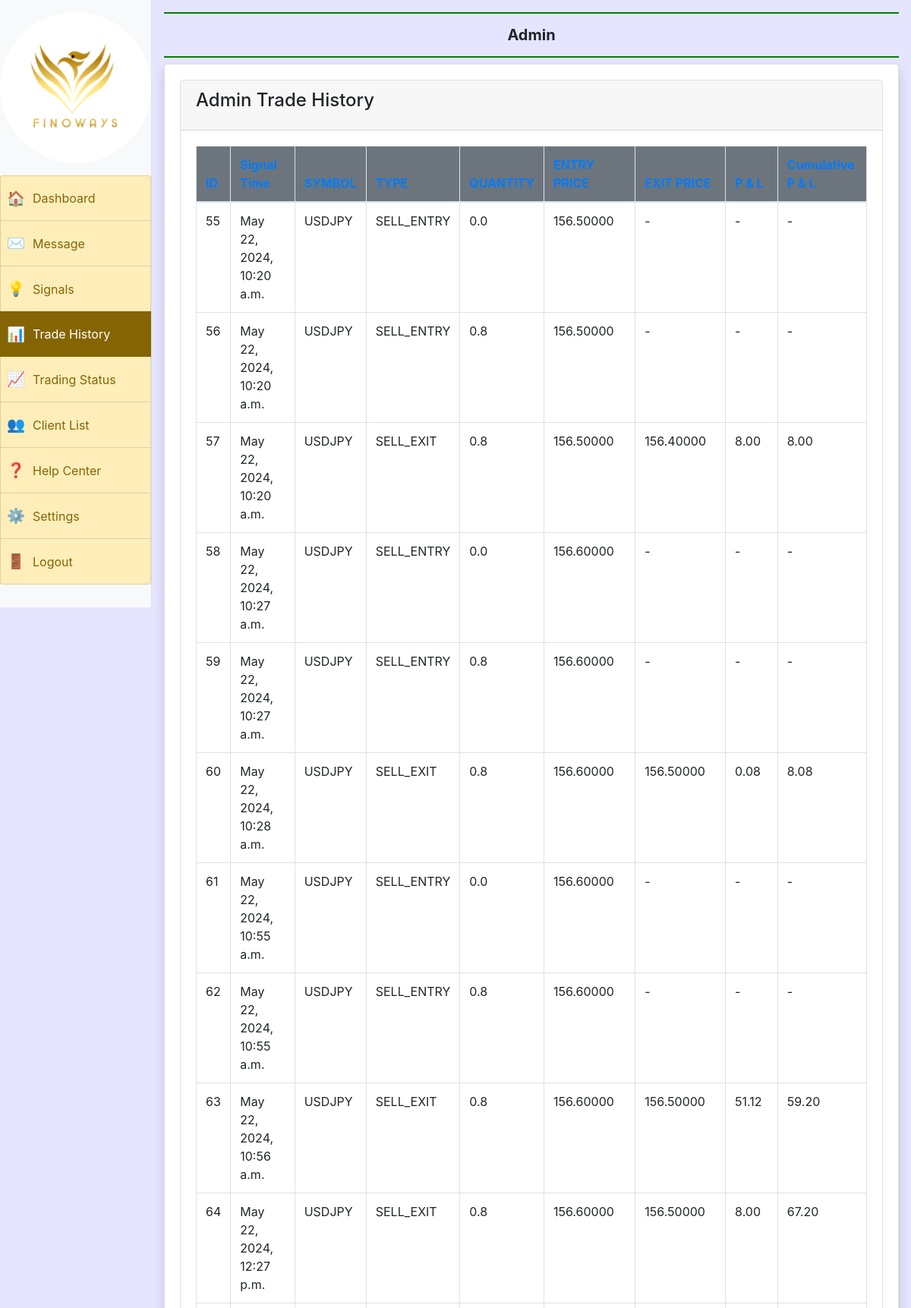
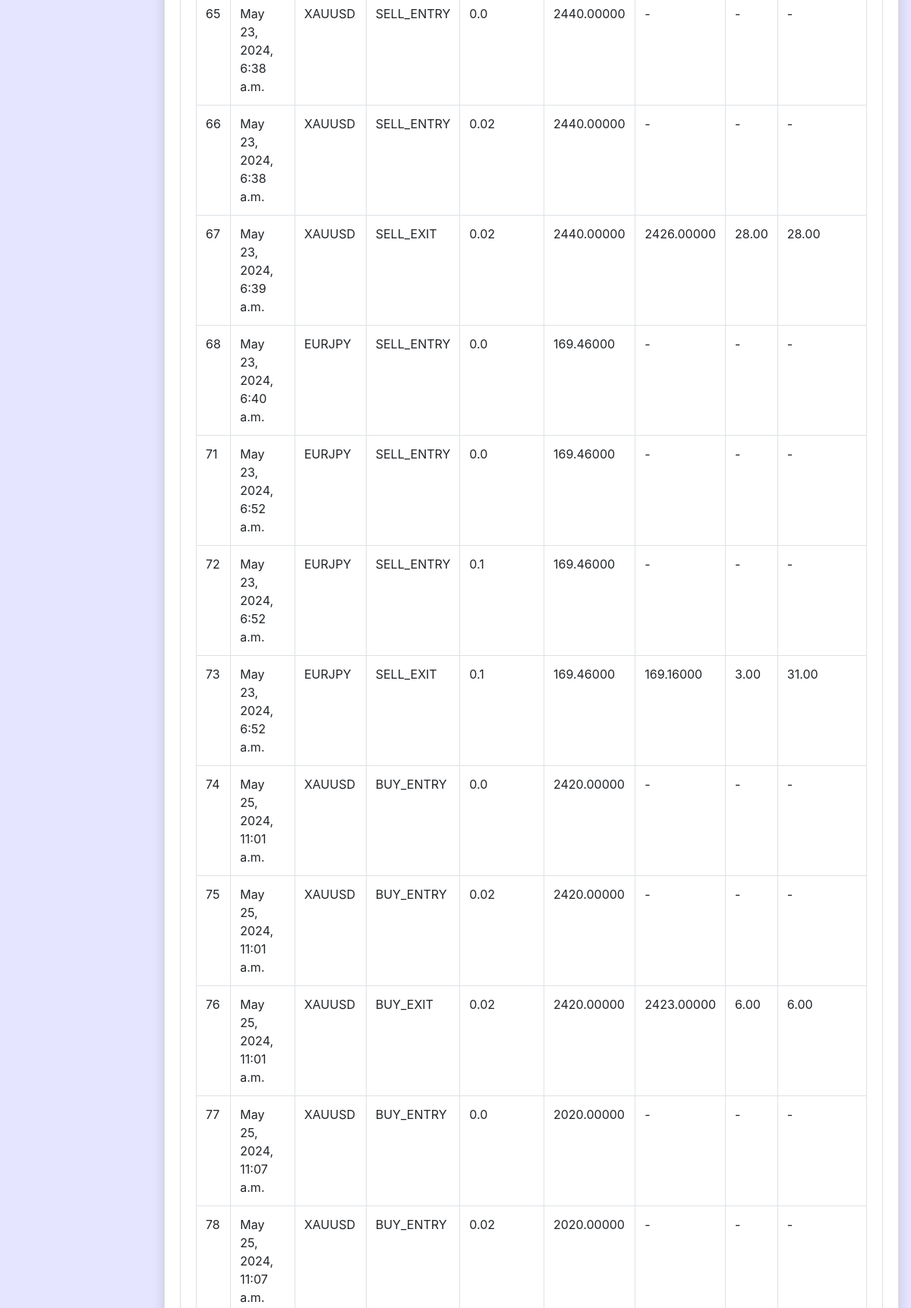
The page /admin_thistory/ (signed in, upper part) on the database its author committed (2 pictures, top to bottom).
### myapp/models.py (models this page shows)
class ClientSignal(models.Model):
    user = models.ForeignKey(User, on_delete=models.CASCADE , blank=True, null=True)
    admin = models.CharField(max_length=50, blank=True, null=True)
    client_id = models.CharField(max_length=50, blank=True, null=True)
    message_id = models.CharField(max_length=50, blank=True, null=True)
    ids = models.CharField(max_length=50, blank=True, null=True)
    SYMBOL = models.ForeignKey(SYMBOL, on_delete=models.CASCADE, related_name='client_signals')
    TYPE_CHOICES = (
        ('BUY_ENTRY', 'BUY_ENTRY'),
        ('BUY_EXIT', 'BUY_EXIT'),
        ('SELL_ENTRY', 'SELL_ENTRY'),
        ('SELL_EXIT', 'SELL_EXIT'),
    )
    TYPE = models.CharField(max_length=10, choices=TYPE_CHOICES)
    QUANTITY = models.FloatField(null=True, blank=True)
    ENTRY_PRICE = models.DecimalField(max_digits=12, decimal_places=5,null=True,blank=True)
    EXIT_PRICE = models.DecimalField(max_digits=12, decimal_places=5,null=True,blank=True)
    profit_loss =  models.DecimalField(max_digits=10, decimal_places=2,null=True,blank=True)
    cumulative_pl =  models.DecimalField(max_digits=10, decimal_places=2,null=True,blank=True)
    created_at = models.DateTimeField(auto_now_add=True)

class SYMBOL(models.Model):
      user = models.ForeignKey(User, on_delete=models.CASCADE , blank=True, null=True)
      SYMBOL = models.CharField(max_length=10)
      created_at = models.DateTimeField(auto_now_add=True)
      def __str__(self):
        return self.SYMBOL

### myapp/views.py (the view)
# urls.py: path('admin_thistory/',views.admin_thistory, name='admin_thistory'),
def admin_thistory(request):
    if not request.user.is_authenticated:
        return redirect('admin_login')
    clientsignal = ClientSignal.objects.all()
    return render(request,'admin_thistory.html',locals())

### myapp/templates/admin_thistory.html (shortened to what this page needs)
{% extends 'admin_base.html' %}
{% block main %}
<div class="content">
    <div class="row">
      <div class="col-sm md lg xl xxl-12">
        <div class="card">
          <div class="card-header">
            <h4 class="card-title">Admin Trade History</h4>
          </div>
          <div class="card-body">
            <div class="table-responsive table-container">
              <table class="table tablesorter table-bordered table-hover" id="example">
                <thead class="text-primary bg-secondary">
                  <tr>
                    <th>ID</th>
                    <th>Signal Time</th>
                    <th>SYMBOL</th>
                    <th>TYPE</th>
                    <th>QUANTITY</th>
                    <th>ENTRY PRICE</th>
                    <th>EXIT PRICE</th>
                    <th>P & L</th>
                    <th>Cumulative P & L</th>
                  </tr>
                </thead>
                <tbody>
                  {% for signal in clientsignal %}
                  <tr>
                      <td>{{ signal.id }}</td>
                      <td>{{ signal.created_at }}</td>
                      <td>{{ signal.SYMBOL }}</td>
                      <td>{{ signal.TYPE }}</td>
                      <td>{{ signal.QUANTITY }}</td>
                      <td>{{ signal.ENTRY_PRICE }}</td>
                      <td>{{ signal.EXIT_PRICE }}</td>
                      <td>{{ signal.profit_loss }}</td>
                      <td>{{ signal.cumulative_pl }}</td>
                  </tr>
                  {% endfor %}
                 </tbody>
              </table>
            </div>
          </div>
        </div>
      </div>
    </div>
  </div>
{% endblock %}

### rows shown on the page
ClientSignal: id "55", created_at "May 22, 2024, 10:20 a.m.", SYMBOL "USDJPY", TYPE "SELL_ENTRY", QUANTITY "0.0", ENTRY_PRICE "156.50000"
ClientSignal: id "56", created_at "May 22, 2024, 10:20 a.m.", SYMBOL "USDJPY", TYPE "SELL_ENTRY", QUANTITY "0.8", ENTRY_PRICE "156.50000"
ClientSignal: id "57", created_at "May 22, 2024, 10:20 a.m.", SYMBOL "USDJPY", TYPE "SELL_EXIT", QUANTITY "0.8", ENTRY_PRICE "156.50000", EXIT_PRICE "156.40000", profit_loss "8.00", cumulative_pl "8.00"
ClientSignal: id "58", created_at "May 22, 2024, 10:27 a.m.", SYMBOL "USDJPY", TYPE "SELL_ENTRY", QUANTITY "0.0", ENTRY_PRICE "156.60000"
ClientSignal: id "59", created_at "May 22, 2024, 10:27 a.m.", SYMBOL "USDJPY", TYPE "SELL_ENTRY", QUANTITY "0.8", ENTRY_PRICE "156.60000"
ClientSignal: id "60", created_at "May 22, 2024, 10:28 a.m.", SYMBOL "USDJPY", TYPE "SELL_EXIT", QUANTITY "0.8", ENTRY_PRICE "156.60000", EXIT_PRICE "156.50000", profit_loss "0.08", cumulative_pl "8.08"
ClientSignal: id "61", created_at "May 22, 2024, 10:55 a.m.", SYMBOL "USDJPY", TYPE "SELL_ENTRY", QUANTITY "0.0", ENTRY_PRICE "156.60000"
ClientSignal: id "62", created_at "May 22, 2024, 10:55 a.m.", SYMBOL "USDJPY", TYPE "SELL_ENTRY", QUANTITY "0.8", ENTRY_PRICE "156.60000"
ClientSignal: id "63", created_at "May 22, 2024, 10:56 a.m.", SYMBOL "USDJPY", TYPE "SELL_EXIT", QUANTITY "0.8", ENTRY_PRICE "156.60000", EXIT_PRICE "156.50000", profit_loss "51.12", cumulative_pl "59.20"
ClientSignal: id "64", created_at "May 22, 2024, 12:27 p.m.", SYMBOL "USDJPY", TYPE "SELL_EXIT", QUANTITY "0.8", ENTRY_PRICE "156.60000", EXIT_PRICE "156.50000", profit_loss "8.00", cumulative_pl "67.20"
ClientSignal: id "65", created_at "May 23, 2024, 6:38 a.m.", SYMBOL "XAUUSD", TYPE "SELL_ENTRY", QUANTITY "0.0", ENTRY_PRICE "2440.00000"
ClientSignal: id "66", created_at "May 23, 2024, 6:38 a.m.", SYMBOL "XAUUSD", TYPE "SELL_ENTRY", QUANTITY "0.02", ENTRY_PRICE "2440.00000"
ClientSignal: id "67", created_at "May 23, 2024, 6:39 a.m.", SYMBOL "XAUUSD", TYPE "SELL_EXIT", QUANTITY "0.02", ENTRY_PRICE "2440.00000", EXIT_PRICE "2426.00000", profit_loss "28.00", cumulative_pl "28.00"
ClientSignal: id "68", created_at "May 23, 2024, 6:40 a.m.", SYMBOL "EURJPY", TYPE "SELL_ENTRY", QUANTITY "0.0", ENTRY_PRICE "169.46000"
ClientSignal: id "71", created_at "May 23, 2024, 6:52 a.m.", SYMBOL "EURJPY", TYPE "SELL_ENTRY", QUANTITY "0.0", ENTRY_PRICE "169.46000"
ClientSignal: id "72", created_at "May 23, 2024, 6:52 a.m.", SYMBOL "EURJPY", TYPE "SELL_ENTRY", QUANTITY "0.1", ENTRY_PRICE "169.46000"
ClientSignal: id "73", created_at "May 23, 2024, 6:52 a.m.", SYMBOL "EURJPY", TYPE "SELL_EXIT", QUANTITY "0.1", ENTRY_PRICE "169.46000", EXIT_PRICE "169.16000", profit_loss "3.00", cumulative_pl "31.00"
ClientSignal: id "74", created_at "May 25, 2024, 11:01 a.m.", SYMBOL "XAUUSD", TYPE "BUY_ENTRY", QUANTITY "0.0", ENTRY_PRICE "2420.00000"
ClientSignal: id "75", created_at "May 25, 2024, 11:01 a.m.", SYMBOL "XAUUSD", TYPE "BUY_ENTRY", QUANTITY "0.02", ENTRY_PRICE "2420.00000"
ClientSignal: id "76", created_at "May 25, 2024, 11:01 a.m.", SYMBOL "XAUUSD", TYPE "BUY_EXIT", QUANTITY "0.02", ENTRY_PRICE "2420.00000", EXIT_PRICE "2423.00000", profit_loss "6.00", cumulative_pl "6.00"
ClientSignal: id "77", created_at "May 25, 2024, 11:07 a.m.", SYMBOL "XAUUSD", TYPE "BUY_ENTRY", QUANTITY "0.0", ENTRY_PRICE "2020.00000"
ClientSignal: id "78", created_at "May 25, 2024, 11:07 a.m.", SYMBOL "XAUUSD", TYPE "BUY_ENTRY", QUANTITY "0.02", ENTRY_PRICE "2020.00000"
